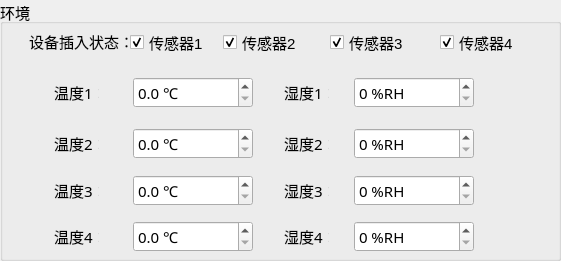
  <widget class="QGroupBox" name="groupBox_4">
   <property name="geometry">
    <rect>
     <x>0</x>
     <y>556</y>
     <width>561</width>
     <height>261</height>
    </rect>
   </property>
   <property name="font">
    <font>
     <pointsize>11</pointsize>
    </font>
   </property>
   <property name="title">
    <string>环境</string>
   </property>
   <widget class="QDoubleSpinBox" name="envHum1">
    <property name="geometry">
     <rect>
      <x>354</x>
      <y>77</y>
      <width>120</width>
      <height>31</height>
     </rect>
    </property>
    <property name="minimumSize">
     <size>
      <width>100</width>
      <height>31</height>
     </size>
    </property>
    <property name="maximumSize">
     <size>
      <width>130</width>
      <height>16777215</height>
     </size>
    </property>
    <property name="font">
     <font>
      <family>微软雅黑</family>
      <pointsize>11</pointsize>
     </font>
    </property>
    <property name="suffix">
     <string> %RH</string>
    </property>
    <property name="decimals">
     <number>0</number>
    </property>
   </widget>
   <widget class="QLabel" name="label_43">
    <property name="geometry">
     <rect>
      <x>284</x>
      <y>77</y>
      <width>45</width>
      <height>31</height>
     </rect>
    </property>
    <property name="minimumSize">
     <size>
      <width>0</width>
      <height>31</height>
     </size>
    </property>
    <property name="font">
     <font>
      <family>微软雅黑</family>
      <pointsize>11</pointsize>
     </font>
    </property>
    <property name="text">
     <string>湿度1：</string>
    </property>
   </widget>
   <widget class="QDoubleSpinBox" name="envTem1">
    <property name="enabled">
     <bool>true</bool>
    </property>
    <property name="geometry">
     <rect>
      <x>133</x>
      <y>77</y>
      <width>120</width>
      <height>31</height>
     </rect>
    </property>
    <property name="minimumSize">
     <size>
      <width>100</width>
      <height>31</height>
     </size>
    </property>
    <property name="maximumSize">
     <size>
      <width>130</width>
      <height>16777215</height>
     </size>
    </property>
    <property name="font">
     <font>
      <family>微软雅黑</family>
      <pointsize>11</pointsize>
     </font>
    </property>
    <property name="suffix">
     <string> ℃</string>
    </property>
    <property name="decimals">
     <number>1</number>
    </property>
    <property name="maximum">
     <double>100.000000000000000</double>
    </property>
   </widget>
   <widget class="QLabel" name="label_44">
    <property name="geometry">
     <rect>
      <x>54</x>
      <y>77</y>
      <width>45</width>
      <height>31</height>
     </rect>
    </property>
    <property name="minimumSize">
     <size>
      <width>0</width>
      <height>31</height>
     </size>
    </property>
    <property name="font">
     <font>
      <family>微软雅黑</family>
      <pointsize>11</pointsize>
     </font>
    </property>
    <property name="text">
     <string>温度1：</string>
    </property>
   </widget>
   <widget class="QLabel" name="label_45">
    <property name="geometry">
     <rect>
      <x>284</x>
      <y>128</y>
      <width>45</width>
      <height>31</height>
     </rect>
    </property>
    <property name="minimumSize">
     <size>
      <width>0</width>
      <height>31</height>
     </size>
    </property>
    <property name="font">
     <font>
      <family>微软雅黑</family>
      <pointsize>11</pointsize>
     </font>
    </property>
    <property name="text">
     <string>湿度2：</string>
    </property>
   </widget>
   <widget class="QDoubleSpinBox" name="envTem2">
    <property name="enabled">
     <bool>true</bool>
    </property>
    <property name="geometry">
     <rect>
      <x>133</x>
      <y>128</y>
      <width>120</width>
      <height>31</height>
     </rect>
    </property>
    <property name="minimumSize">
     <size>
      <width>100</width>
      <height>31</height>
     </size>
    </property>
    <property name="maximumSize">
     <size>
      <width>130</width>
      <height>16777215</height>
     </size>
    </property>
    <property name="font">
     <font>
      <family>微软雅黑</family>
      <pointsize>11</pointsize>
     </font>
    </property>
    <property name="suffix">
     <string> ℃</string>
    </property>
    <property name="decimals">
     <number>1</number>
    </property>
    <property name="maximum">
     <double>100.000000000000000</double>
    </property>
   </widget>
   <widget class="QLabel" name="label_46">
    <property name="geometry">
     <rect>
      <x>54</x>
      <y>128</y>
      <width>45</width>
      <height>31</height>
     </rect>
    </property>
    <property name="minimumSize">
     <size>
      <width>0</width>
      <height>31</height>
     </size>
    </property>
    <property name="font">
     <font>
      <family>微软雅黑</family>
      <pointsize>11</pointsize>
     </font>
    </property>
    <property name="text">
     <string>温度2：</string>
    </property>
   </widget>
   <widget class="QDoubleSpinBox" name="envHum2">
    <property name="geometry">
     <rect>
      <x>354</x>
      <y>128</y>
      <width>120</width>
      <height>31</height>
     </rect>
    </property>
    <property name="minimumSize">
     <size>
      <width>100</width>
      <height>31</height>
     </size>
    </property>
    <property name="maximumSize">
     <size>
      <width>130</width>
      <height>16777215</height>
     </size>
    </property>
    <property name="font">
     <font>
      <family>微软雅黑</family>
      <pointsize>11</pointsize>
     </font>
    </property>
    <property name="suffix">
     <string> %RH</string>
    </property>
    <property name="decimals">
     <number>0</number>
    </property>
   </widget>
   <widget class="QLabel" name="label_47">
    <property name="geometry">
     <rect>
      <x>284</x>
      <y>175</y>
      <width>45</width>
      <height>31</height>
     </rect>
    </property>
    <property name="minimumSize">
     <size>
      <width>0</width>
      <height>31</height>
     </size>
    </property>
    <property name="font">
     <font>
      <family>微软雅黑</family>
      <pointsize>11</pointsize>
     </font>
    </property>
    <property name="text">
     <string>湿度3：</string>
    </property>
   </widget>
   <widget class="QDoubleSpinBox" name="envTem3">
    <property name="enabled">
     <bool>true</bool>
    </property>
    <property name="geometry">
     <rect>
      <x>133</x>
      <y>175</y>
      <width>120</width>
      <height>31</height>
     </rect>
    </property>
    <property name="minimumSize">
     <size>
      <width>100</width>
      <height>31</height>
     </size>
    </property>
    <property name="maximumSize">
     <size>
      <width>130</width>
      <height>16777215</height>
     </size>
    </property>
    <property name="font">
     <font>
      <family>微软雅黑</family>
      <pointsize>11</pointsize>
     </font>
    </property>
    <property name="suffix">
     <string> ℃</string>
    </property>
    <property name="decimals">
     <number>1</number>
    </property>
    <property name="maximum">
     <double>100.000000000000000</double>
    </property>
   </widget>
   <widget class="QLabel" name="label_48">
    <property name="geometry">
     <rect>
      <x>54</x>
      <y>175</y>
      <width>45</width>
      <height>31</height>
     </rect>
    </property>
    <property name="minimumSize">
     <size>
      <width>0</width>
      <height>31</height>
     </size>
    </property>
    <property name="font">
     <font>
      <family>微软雅黑</family>
      <pointsize>11</pointsize>
     </font>
    </property>
    <property name="text">
     <string>温度3：</string>
    </property>
   </widget>
   <widget class="QDoubleSpinBox" name="envHum3">
    <property name="geometry">
     <rect>
      <x>354</x>
      <y>175</y>
      <width>120</width>
      <height>31</height>
     </rect>
    </property>
    <property name="minimumSize">
     <size>
      <width>100</width>
      <height>31</height>
     </size>
    </property>
    <property name="maximumSize">
     <size>
      <width>130</width>
      <height>16777215</height>
     </size>
    </property>
    <property name="font">
     <font>
      <family>微软雅黑</family>
      <pointsize>11</pointsize>
     </font>
    </property>
    <property name="suffix">
     <string> %RH</string>
    </property>
    <property name="decimals">
     <number>0</number>
    </property>
   </widget>
   <widget class="QLabel" name="label_49">
    <property name="geometry">
     <rect>
      <x>284</x>
      <y>221</y>
      <width>45</width>
      <height>31</height>
     </rect>
    </property>
    <property name="minimumSize">
     <size>
      <width>0</width>
      <height>31</height>
     </size>
    </property>
    <property name="font">
     <font>
      <family>微软雅黑</family>
      <pointsize>11</pointsize>
     </font>
    </property>
    <property name="text">
     <string>湿度4：</string>
    </property>
   </widget>
   <widget class="QDoubleSpinBox" name="envTem4">
    <property name="enabled">
     <bool>true</bool>
    </property>
    <property name="geometry">
     <rect>
      <x>133</x>
      <y>221</y>
      <width>120</width>
      <height>31</height>
     </rect>
    </property>
    <property name="minimumSize">
     <size>
      <width>100</width>
      <height>31</height>
     </size>
    </property>
    <property name="maximumSize">
     <size>
      <width>130</width>
      <height>16777215</height>
     </size>
    </property>
    <property name="font">
     <font>
      <family>微软雅黑</family>
      <pointsize>11</pointsize>
     </font>
    </property>
    <property name="suffix">
     <string> ℃</string>
    </property>
    <property name="decimals">
     <number>1</number>
    </property>
    <property name="maximum">
     <double>100.000000000000000</double>
    </property>
   </widget>
   <widget class="QLabel" name="label_50">
    <property name="geometry">
     <rect>
      <x>54</x>
      <y>221</y>
      <width>45</width>
      <height>31</height>
     </rect>
    </property>
    <property name="minimumSize">
     <size>
      <width>0</width>
      <height>31</height>
     </size>
    </property>
    <property name="font">
     <font>
      <family>微软雅黑</family>
      <pointsize>11</pointsize>
     </font>
    </property>
    <property name="text">
     <string>温度4：</string>
    </property>
   </widget>
   <widget class="QDoubleSpinBox" name="envHum4">
    <property name="geometry">
     <rect>
      <x>354</x>
      <y>221</y>
      <width>120</width>
      <height>31</height>
     </rect>
    </property>
    <property name="minimumSize">
     <size>
      <width>100</width>
      <height>31</height>
     </size>
    </property>
    <property name="maximumSize">
     <size>
      <width>130</width>
      <height>16777215</height>
     </size>
    </property>
    <property name="font">
     <font>
      <family>微软雅黑</family>
      <pointsize>11</pointsize>
     </font>
    </property>
    <property name="suffix">
     <string> %RH</string>
    </property>
    <property name="decimals">
     <number>0</number>
    </property>
   </widget>
   <widget class="QLabel" name="label_30">
    <property name="geometry">
     <rect>
      <x>14</x>
      <y>31</y>
      <width>120</width>
      <height>20</height>
     </rect>
    </property>
    <property name="minimumSize">
     <size>
      <width>120</width>
      <height>0</height>
     </size>
    </property>
    <property name="maximumSize">
     <size>
      <width>120</width>
      <height>16777215</height>
     </size>
    </property>
    <property name="font">
     <font>
      <family>微软雅黑</family>
      <pointsize>11</pointsize>
     </font>
    </property>
    <property name="text">
     <string>设备插入状态：</string>
    </property>
    <property name="alignment">
     <set>Qt::AlignRight|Qt::AlignTrailing|Qt::AlignVCenter</set>
    </property>
   </widget>
   <widget class="QCheckBox" name="sensor1">
    <property name="geometry">
     <rect>
      <x>130</x>
      <y>32</y>
      <width>91</width>
      <height>21</height>
     </rect>
    </property>
    <property name="text">
     <string>传感器1</string>
    </property>
    <property name="checked">
     <bool>true</bool>
    </property>
   </widget>
   <widget class="QCheckBox" name="sensor2">
    <property name="geometry">
     <rect>
      <x>223</x>
      <y>32</y>
      <width>111</width>
      <height>21</height>
     </rect>
    </property>
    <property name="text">
     <string>传感器2</string>
    </property>
    <property name="checked">
     <bool>true</bool>
    </property>
   </widget>
   <widget class="QCheckBox" name="sensor3">
    <property name="geometry">
     <rect>
      <x>330</x>
      <y>32</y>
      <width>111</width>
      <height>21</height>
     </rect>
    </property>
    <property name="text">
     <string>传感器3</string>
    </property>
    <property name="checked">
     <bool>true</bool>
    </property>
   </widget>
   <widget class="QCheckBox" name="sensor4">
    <property name="geometry">
     <rect>
      <x>440</x>
      <y>32</y>
      <width>121</width>
      <height>20</height>
     </rect>
    </property>
    <property name="text">
     <string>传感器4</string>
    </property>
    <property name="checked">
     <bool>true</bool>
    </property>
   </widget>
  </widget>
